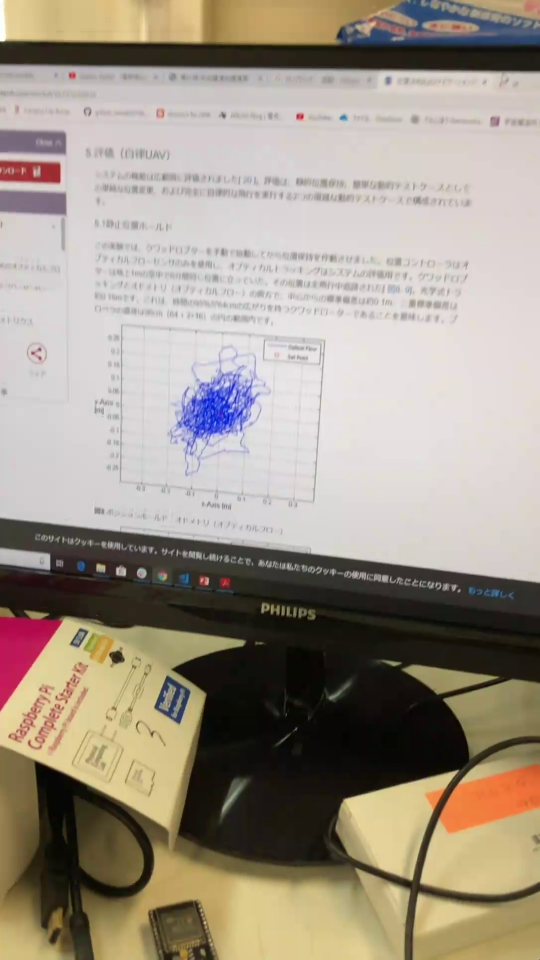
#> input picture frame 2 of PythonApplication2/PythonApplication2/input.mp4, 1080 x 1920 px, given in place of aerial.mp4, which was not available (shown at 1/2 size)
$ python PythonApplication2.py
#> lines starting #> are read from the running program, lines starting #| are printed output that depends on the picture; pictures that were not available may be replaced by others from this repository, and a replacement may not be noted
#https://code-graffiti.com/opencv-lucas-kanade-optical-flow-in-python/
import numpy as np
import cv2

cap = cv2.VideoCapture('aerial.mp4')

# params for ShiTomasi corner detection
feature_params = dict( maxCorners = 100,
                       qualityLevel = 0.3,
                       minDistance = 7,
                       blockSize = 7 )

# Parameters for lucas kanade optical flow
lk_params = dict( winSize  = (100,100),               #winSize引数、小さくするとノイズに敏感になり、大きな動きを見逃す可能性があります。
                  maxLevel = 2,   #maxLevelは画像のピラミッドのことで、ここが0の場合、ピラミッドを使用しないことを意味します。ピラミッドを使用すると、画像のさまざまな解像度でオプティカルフローを見つけることができます。
                  criteria = (cv2.TERM_CRITERIA_EPS | cv2.TERM_CRITERIA_COUNT, 10, 0.03))

# Create some random colors
color = np.random.randint(0,255,(100,3))

# Take first frame and find corners in it
ret, old_frame = cap.read()
#> old_frame is the input picture: shape (1920, 1080, 3); mean B, G, R 137.6, 150.2, 160.2
old_gray = cv2.cvtColor(old_frame, cv2.COLOR_BGR2GRAY)
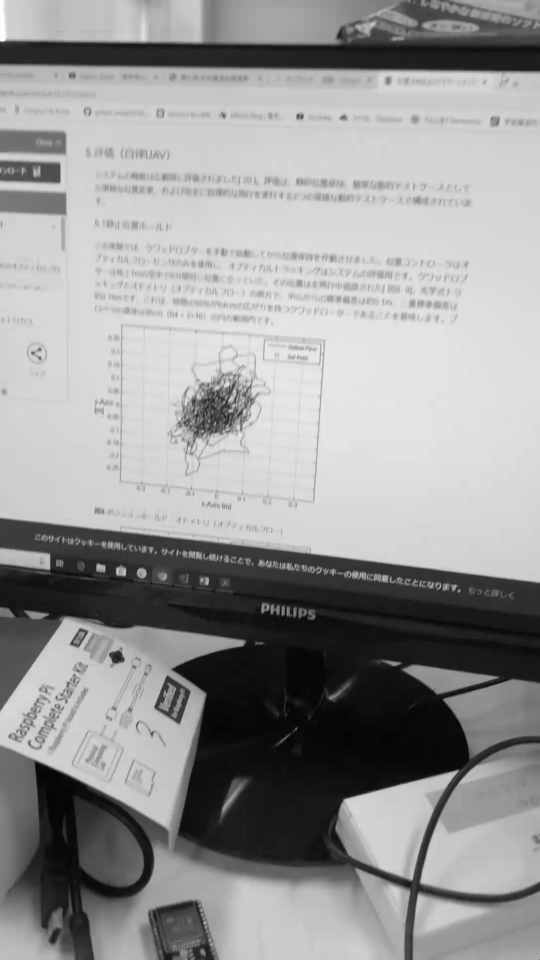
#> old_gray: shape (1920, 1080) (shown at 1/2 size); min 1, max 254, mean 151.7
p0 = cv2.goodFeaturesToTrack(old_gray, mask = None, **feature_params) #cv2.goodFeaturesToTrack()で物体のコーナーを検出（Shi-Tomasiコーナー検出）しています。
#> p0 = 100 rows, first 8: [97, 1138], [249, 1150], [142, 1288], [414, 1168], [79, 698], [234, 1136], [918, 1181], [235, 1148]

# Create a mask image for drawing purposes
mask = np.zeros_like(old_frame)

while(1):
    ret,frame = cap.read()
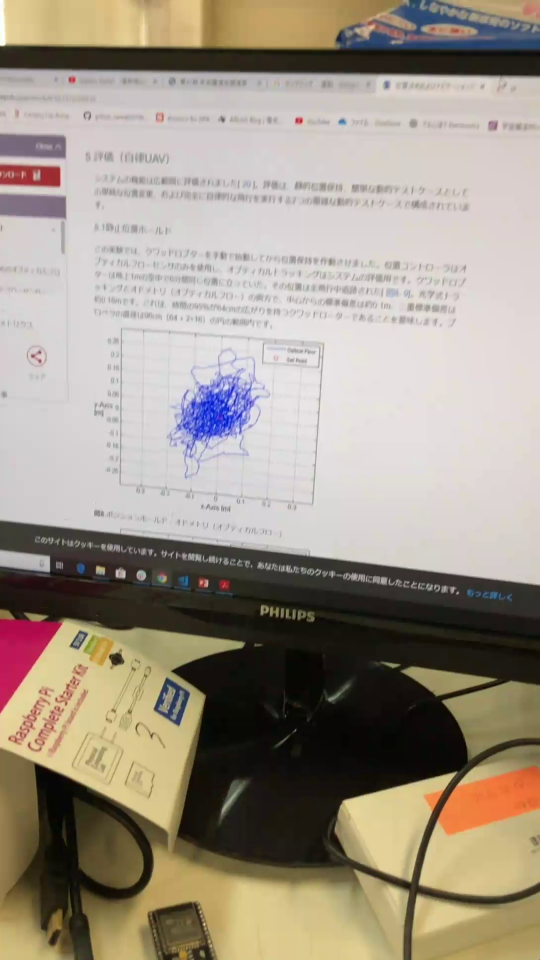
#> input picture frame 3 of PythonApplication2/PythonApplication2/input.mp4, 1080 x 1920 px, given in place of aerial.mp4, which was not available (shown at 1/2 size)
#> frame is the input picture: shape (1920, 1080, 3); mean B, G, R 136.8, 149.5, 159.6
    frame_gray = cv2.cvtColor(frame, cv2.COLOR_BGR2GRAY) #cv2.calcOpticalFlowPyrLK()を使ってグレースケールのフレーム上のオプティカルフローを計算します。この関数の引数に、直前のイメージ、直後のイメージ、直前に検出したポイント、直後のポイント（ここではNone）、最初の方で準備した辞書型のパラメータを順に渡して計算します。
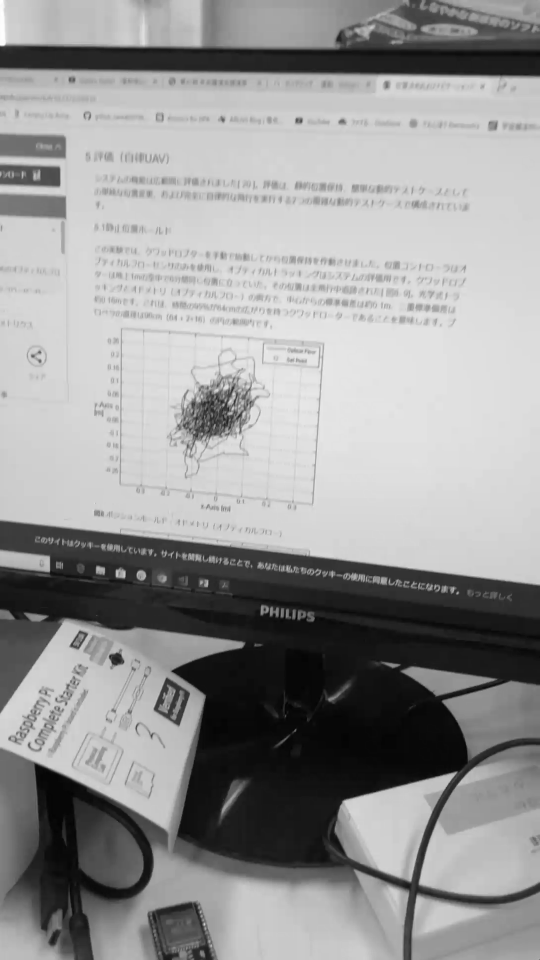
#> frame_gray: shape (1920, 1080) (shown at 1/2 size); min 0, max 255, mean 151.1

    # calculate optical flow
    p1, st, err = cv2.calcOpticalFlowPyrLK(old_gray, frame_gray, p0, None, **lk_params)
#> p1 = 100 rows, first 8: [96.57, 1142.5], [248.1, 1154.4], [141.6, 1292.2], [412.8, 1172.4], [78.8, 703.7], [233.1, 1140.5], [915.2, 1185.5], [234.1, 1152.5]; st = 100 values from 1 to 1; err = 100 values, max 3.29 at index 37, min 0.646 at index 7, mean 1.41

    # Select good points
    good_new = p1[st==1]  #返された新しいポイントと直前のポイントの配列を使います。
#> good_new = 100 pairs, first value 63.8 to 915.2, second value 703.7 to 1849
                                            #対応する特徴のオプティカルフローが見つかった場合はベクトルの各要素は1に設定され、それ以外の場合は0に設定されます。これをそれぞれgood_new、good_oldにします。
    good_old = p0[st==1]
#> good_old = 100 pairs, first value 64 to 918, second value 698 to 1846

    # draw the tracks
    for i,(new,old) in enumerate(zip(good_new,good_old)):
        a,b = new.ravel()
        c,d = old.ravel()
        mask = cv2.line(mask, (a,b),(c,d), color[i].tolist(), 2)
        frame = cv2.circle(frame,(a,b),5,color[i].tolist(),-1)
#> this loop made 100 passes
#> (a, b, c, d) on passes 1 to 12: (96.57, 1142.5, 97, 1138), (248.1, 1154.4, 249, 1150), (141.6, 1292.2, 142, 1288), (412.8, 1172.4, 414, 1168), (78.8, 703.7, 79, 698), (233.1, 1140.5, 234, 1136), (915.2, 1185.5, 918, 1181), (234.1, 1152.5, 235, 1148), (403.8, 866.3, 405, 861), (903.2, 1184.5, 906, 1180), (378.9, 1108.5, 380, 1104), (355.8, 1449.9, 357, 1446)
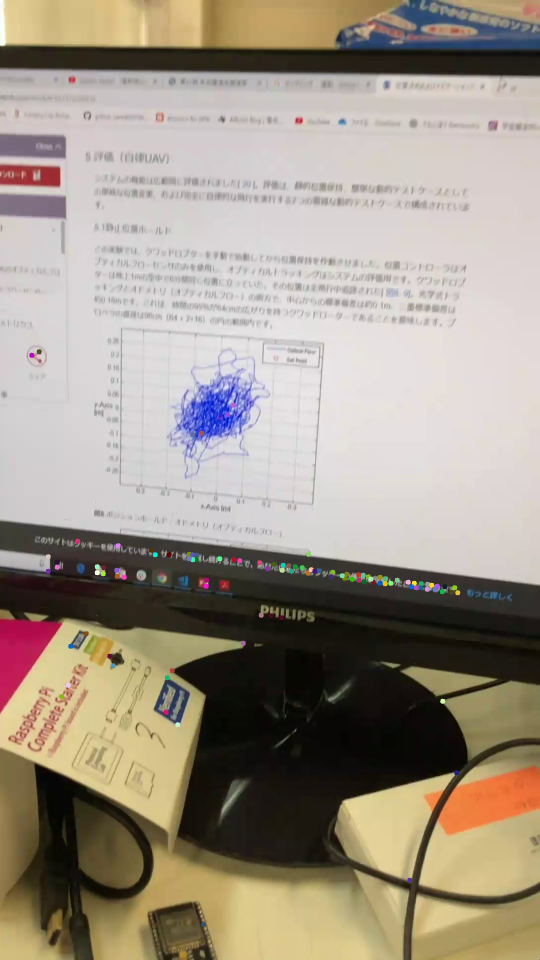
#> frame: shape (1920, 1080, 3) (shown at 1/2 size); mean B, G, R 136.8, 149.6, 159.7
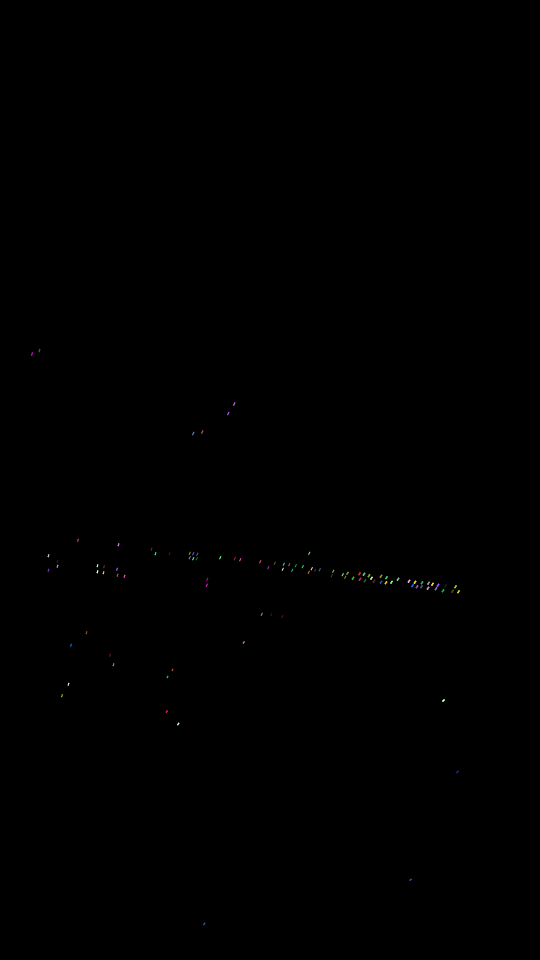
#> mask: shape (1920, 1080, 3) (shown at 1/2 size); mean of channels 0, 1, 2 0.1, 0.1, 0.1; drawn as B, G, R
    img = cv2.add(frame,mask)

    cv2.imshow('frame',img)
    k = cv2.waitKey(30) & 0xff
#> (key Esc is pressed here)
    if k == 27:
        break

    # Now update the previous frame and previous points
    old_gray = frame_gray.copy()
    p0 = good_new.reshape(-1,1,2)

cv2.destroyAllWindows()
cap.release()
